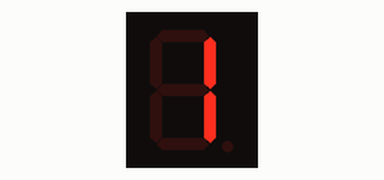
Bench run of a sketch on a simulated Arduino Uno, built with avr-gcc and run on an emulated ATmega328P. On the bench: 1-digit seven-segment display. Wiring (inferred from the names in the program): 1-digit 7-segment display, segments lit when HIGH: segments pin 2, pin 3, pin 4, pin 5, pin 6, pin 7, pin 8. The segment pins are drawn as the display they are named for.

Above: at 0.1 s.
At 1.1 s:
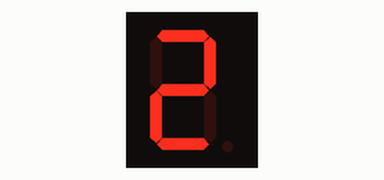
At 2.1 s:
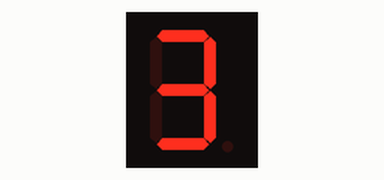
At 4.1 s:
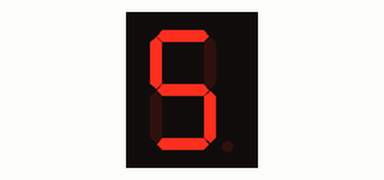
At 6.1 s:
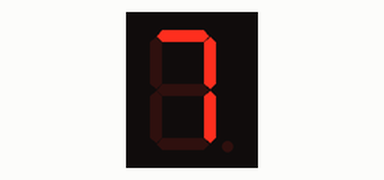
At 9.1 s:
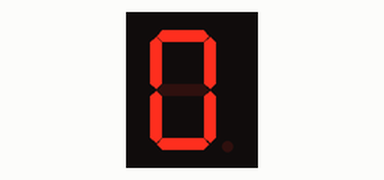

The sketch:

Display.ino
```cpp
int a = 2;
int b = 3;
int c = 4;
int d = 5;
int e = 6;
int f = 7;
int g = 8;
int tmp = 1000;

void setup() {
  pinMode(a, OUTPUT);
  pinMode(b, OUTPUT);
  pinMode(c, OUTPUT);
  pinMode(d, OUTPUT);
  pinMode(e, OUTPUT);
  pinMode(f, OUTPUT);
  pinMode(g, OUTPUT);
}

void loop() {
  // se enciende 1
  digitalWrite(a, LOW);
  digitalWrite(b, HIGH);
  digitalWrite(c, HIGH);
  digitalWrite(d, LOW);
  digitalWrite(e, LOW);
  digitalWrite(f, LOW);
  digitalWrite(g, LOW);
  delay(tmp);

  // se enciende 2
  digitalWrite(a, HIGH);
  digitalWrite(b, HIGH);
  digitalWrite(c, LOW);
  digitalWrite(d, HIGH);
  digitalWrite(e, HIGH);
  digitalWrite(f, LOW);
  digitalWrite(g, HIGH);
  delay(tmp);

  // se enciende 3
  digitalWrite(a, HIGH);
  digitalWrite(b, HIGH);
  digitalWrite(c, HIGH);
  digitalWrite(d, HIGH);
  digitalWrite(e, LOW);
  digitalWrite(f, LOW);
  digitalWrite(g, HIGH);
  delay(tmp);

  // se enciende 4
  digitalWrite(a, LOW);
  digitalWrite(b, HIGH);
  digitalWrite(c, HIGH);
  digitalWrite(d, LOW);
  digitalWrite(e, LOW);
  digitalWrite(f, HIGH);
  digitalWrite(g, HIGH);
  delay(tmp);

  // se enciende 5
  digitalWrite(a, HIGH);
  digitalWrite(b, LOW);
  digitalWrite(c, HIGH);
  digitalWrite(d, HIGH);
  digitalWrite(e, LOW);
  digitalWrite(f, HIGH);
  digitalWrite(g, HIGH);
  delay(tmp);

  // se enciende 6
  digitalWrite(a, HIGH);
  digitalWrite(b, LOW);
  digitalWrite(c, HIGH);
  digitalWrite(d, HIGH);
  digitalWrite(e, HIGH);
  digitalWrite(f, HIGH);
  digitalWrite(g, HIGH);
  delay(tmp);

  // se enciende 7
  digitalWrite(a, HIGH);
  digitalWrite(b, HIGH);
  digitalWrite(c, HIGH);
  digitalWrite(d, LOW);
  digitalWrite(e, LOW);
  digitalWrite(f, LOW);
  digitalWrite(g, LOW);
  delay(tmp);

  // se enciende 8
  digitalWrite(a, HIGH);
  digitalWrite(b, HIGH);
  digitalWrite(c, HIGH);
  digitalWrite(d, HIGH);
  digitalWrite(e, HIGH);
  digitalWrite(f, HIGH);
  digitalWrite(g, HIGH);
  delay(tmp);

  // se enciende 9
  digitalWrite(a, HIGH);
  digitalWrite(b, HIGH);
  digitalWrite(c, HIGH);
  digitalWrite(d, HIGH);
  digitalWrite(e, LOW);
  digitalWrite(f, HIGH);
  digitalWrite(g, HIGH);
  delay(tmp);

  // se enciende 0
  digitalWrite(a, HIGH);
  digitalWrite(b, HIGH);
  digitalWrite(c, HIGH);
  digitalWrite(d, HIGH);
  digitalWrite(e, HIGH);
  digitalWrite(f, HIGH);
  digitalWrite(g, LOW);
  delay(tmp);
}
```

Measured:
- by itself, everything shown: repeats every 10.0 s, in 10 steps
- what the display in image 1 shows lasts 1.0 s, from 1.0 s to 2.0 s
